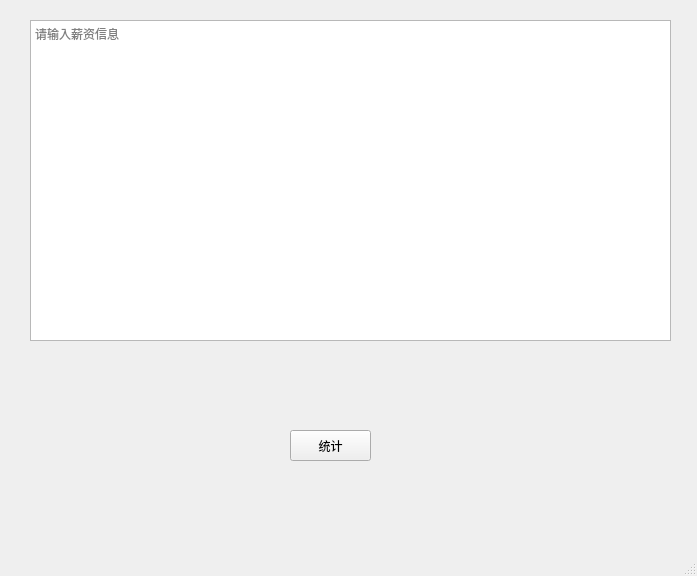
<?xml version="1.0" encoding="UTF-8"?>
<ui version="4.0">
 <class>MainWindow</class>
 <widget class="QMainWindow" name="MainWindow">
  <property name="geometry">
   <rect>
    <x>0</x>
    <y>0</y>
    <width>697</width>
    <height>576</height>
   </rect>
  </property>
  <property name="windowTitle">
   <string>统计薪资</string>
  </property>
  <widget class="QWidget" name="centralwidget">
   <widget class="QPlainTextEdit" name="TextEdit">
    <property name="geometry">
     <rect>
      <x>30</x>
      <y>20</y>
      <width>641</width>
      <height>321</height>
     </rect>
    </property>
    <property name="placeholderText">
     <string>请输入薪资信息</string>
    </property>
   </widget>
   <widget class="QPushButton" name="Button">
    <property name="geometry">
     <rect>
      <x>290</x>
      <y>430</y>
      <width>81</width>
      <height>31</height>
     </rect>
    </property>
    <property name="text">
     <string>统计</string>
    </property>
   </widget>
  </widget>
  <widget class="QStatusBar" name="statusbar"/>
 </widget>
 <resources/>
 <connections/>
</ui>
